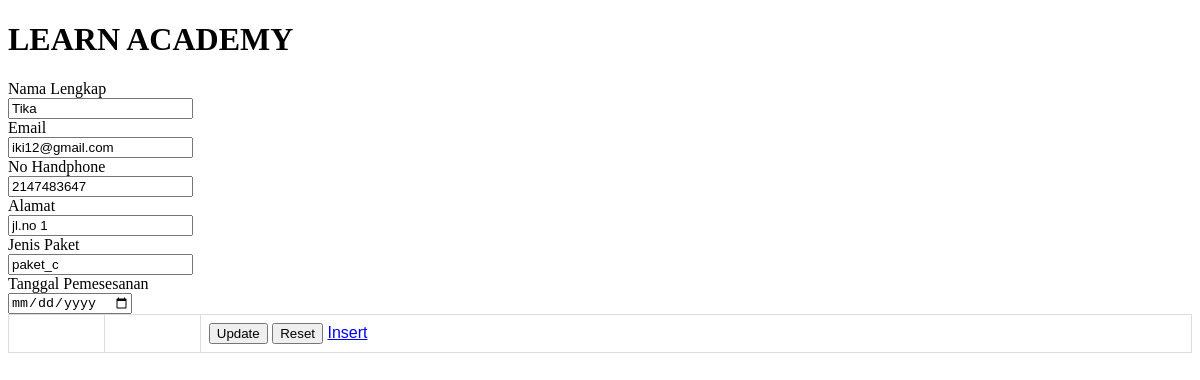
/update-process.php?id=4, run on the app's committed database.
### tables this page shows
CREATE TABLE `tblpembelian` (
  `id` int(11) NOT NULL,
  `nama_pembeli` varchar(50) NOT NULL,
  `email_pembeli` varchar(50) NOT NULL,
  `phone` int(50) NOT NULL,
  `alamat_pembeli` varchar(50) NOT NULL,
  `jenis_paket` varchar(50) NOT NULL,
  `tanggal_pemesanan` datetime(6) NOT NULL
);

### update-process.php (the view, shortened to what this page needs)
<?php
include "koneksi1.php";
$result = mysqli_query($conn,"SELECT * FROM tblpembelian WHERE id='". $_GET['id']."'");
$row = mysqli_fetch_array($result);
?>
<!DOCTYPE html>
<html>
<head>
	<link rel="stylesheet" type="text/css" href="tabel.css">
</head>
<body>
<h1>LEARN ACADEMY</h1>
<form action="" method="POST">
		<table>
				<div class="row mb-2">
					<label class="col-sm-2 col-form-label">Nama Lengkap</label>
					<div class="col-sm-10">
						<input type="text" class="form-control" name="nama_pembeli"
							value="<?php echo $row['nama_pembeli']?>">
					</div>
				</div>
				<div class="row mb-2">
					<label class="col-sm-2 col-form-label">Email</label>
					<div class="col-sm-10">
						<input type="email" class="form-control" name="email_pembeli"
							value="<?php echo $row['email_pembeli']?>">
					</div>
				</div>
				<div class="row mb-2">
					<label class="col-sm-2 col-form-label">No Handphone</label>
					<div class="col-sm-10">
						<input type="number" class="form-control" name="phone" value="<?php echo $row['phone']?>">
					</div>
				</div>
				<div class="row mb-2">
					<label class="col-sm-2 col-form-label">Alamat</label>
					<div class="col-sm-10">
						<input type="text" class="form-control" name="alamat_pembeli"
							value="<?php echo $row['alamat_pembeli']?>">
					</div>
				</div>
				<div class="row mb-2">
					<label class="col-sm-2 col-form-label">Jenis Paket</label>
					<div class="col-sm-10">
						<input type="text" class="form-control" name="jenis_paket"
							value="<?php echo $row['jenis_paket']?>">
					</div>
				</div>
				<div class="row mb-2">
					<label class="col-sm-2 col-form-label">Tanggal Pemesesanan</label>
					<div class="col-sm-10">
						<input type="date" class="form-control" name="tanggal_pemesanan"
							value="<?php echo $row['tanggal_pemesanan']?>">
					</div>
				</div>
			<tr>
				<td></td>
				<td></td>
				<td>
				<button type="submit" class="btn btn-primary" name="update">Update</button>
				<button type="reset" class="btn btn-primary" name="save">Reset</button>
				<a href="pembelian.php?id=<?php echo $row["id"]; ?>">Insert</a></td>
			</tr>
		</table>
	</form>
</body>
</html>

### tabel.css (style rules this page uses)
table { font-family: arial, sans-serif; border-collapse: collapse; width: 100%; }
td, th { border: 1px solid #dddddd; text-align: left; padding: 8px; }

### data on the page
tblpembelian: nama_pembeli "Tika", email_pembeli "iki12@gmail.com", phone "2147483647", alamat_pembeli "jl.no 1", jenis_paket "paket_c"
